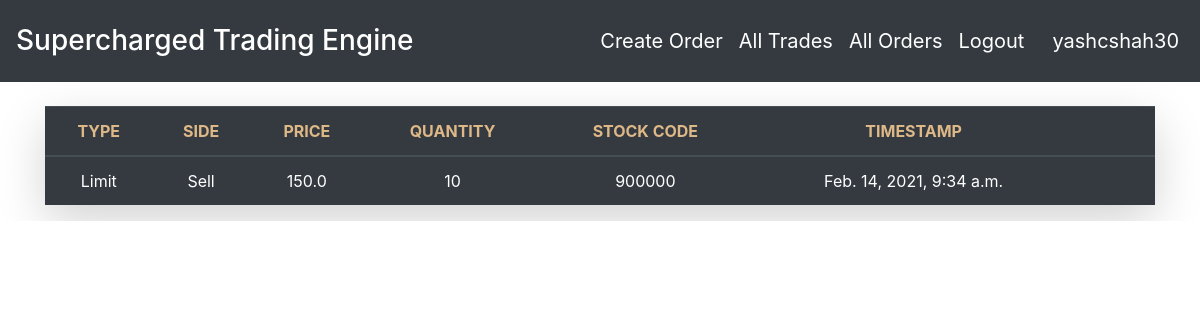
Before: /orders/ (signed in) with the older database file.
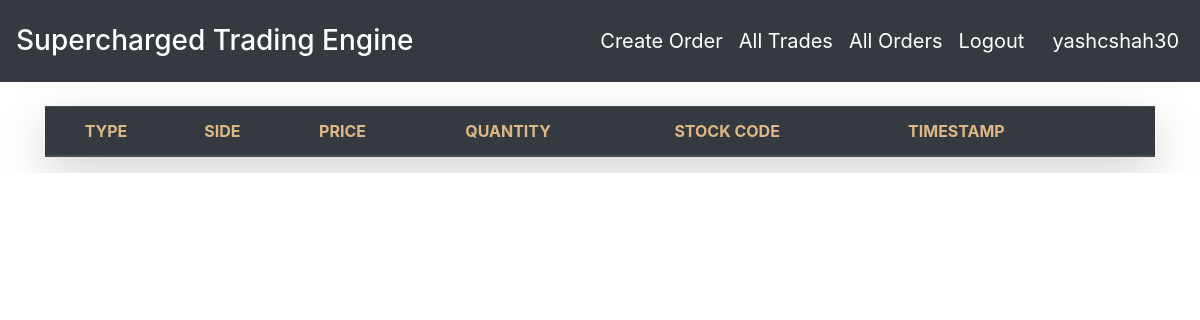
After: the same page with the newer database file.
### orders/models.py (models this page shows, shortened)
class Order(models.Model):
    user = models.ForeignKey(User, on_delete=models.CASCADE)
    type = models.CharField(max_length=1, choices=TYPE_CHOICES)
    side = models.CharField(max_length=1, choices=SIDE_CHOICES)
    price = models.FloatField(default=0.0, validators=[MinValueValidator(0.0)])
    quantity = models.IntegerField(default=1, validators=[MinValueValidator(1)])
    stock_code = models.CharField(max_length=6, validators=[MinLengthValidator(6)])
    timestamp = models.DateTimeField(default=timezone.now)

### orders/views.py (the view)
# urls.py: path('orders/', OrderListView.as_view(), name = 'orders-list'),
class OrderListView(LoginRequiredMixin, ListView):
    model = Order
    template_name = 'orders/order_list.html'
    ordering =['-timestamp']
    context_object_name='orders'

### orders/templates/orders/order_list.html (shortened to what this page needs)
<!DOCTYPE html>
<html lang="en">
<head>
  <link rel="stylesheet" href="https://maxcdn.bootstrapcdn.com/bootstrap/4.4.1/css/bootstrap.min.css">
</head>
<body>
  <nav class="navbar navbar-expand-sm bg-dark navbar-dark">
    <ul class="navbar-nav">
      <li class="nav-item active">
        <p class="text-light"><h3 style="color: white;">Supercharged Trading Engine</h3></p>
      </li>
    </ul>
    <ul class="navbar-nav ml-auto">
      <li class="nav-item">
        <a class="text-ligt nav-link" href="{%url 'order-create' %}" style="color: white;font-size: 20px;padding-right: 8px;">Create Order</a>
      </li>
      <li class="nav-item">
        <a class="text-ligt nav-link" href="{%url 'trades-list' %}" style="color: white;font-size: 20px;padding-right: 8px;">All Trades</a>
      </li>
      <li class="nav-item">
        <a class="text-ligt nav-link" href="{%url 'orders-list' %}" style="color: white;font-size: 20px;padding-right: 8px;">All Orders</a>
      </li>
      <li class="nav-item">
        <a class="text-ligt nav-link" href="{% url 'logout' %} " style="color: white; font-size: 20px;padding-right: 20px;">Logout</a>
      </li>
      <li class="nav-item">
        <a class="text-ligt nav-link" href="#" style="color: white;font-size: 20px;padding-right: 5px;">{{user.username}}</a>
      </li>
    </ul>
  </nav>
<br>
<div class="container">
  <table class="table table-dark table-hover shadow-lg">
    <thead>
      <tr>
      <th class="text-center font-weight-bolder  text-uppercase " style="color: burlywood;">Type</th>
        <th class="text-center font-weight-bolder text-uppercase" style="color: burlywood;">Side</th>
        <th class="text-center font-weight-bolder text-uppercase" style="color: burlywood;">Price</th>
        <th class="text-center font-weight-bolder text-uppercase" style="color: burlywood;">Quantity</th>
        <th class="text-center font-weight-bolder text-uppercase" style="color: burlywood;">Stock Code</th>
        <th class="text-center font-weight-bolder text-uppercase" style="color: burlywood;">Timestamp</th>
        <th class="text-center font-weight-bolder text-uppercase"></th>
        <th class="text-center font-weight-bolder text-uppercase"></th>
      </tr>
    </thead>
    <tbody>
        {%if orders%}
        {% for order in orders%}
        <tr>
          <td class="text-center">{{order.get_type_display}}</td>
          <td class="text-center">{{order.get_side_display}}</td>
        <td class="text-center">{{order.price}}</td>
        <td class="text-center">{{order.quantity}}</td>
        <td class="text-center">{{order.stock_code}}</td>
        <td class="text-center">{{order.timestamp}}</td>
      </tr>
        {% endfor %}
        {% endif %}
    </tbody>
  </table>
</div>
</body>
</html

Changed rows visible on the page:
removed Order: type "Limit", side "Sell", price "150.0", quantity "10", stock_code "900000", timestamp "Feb. 14, 2021, 9:34 a.m."
